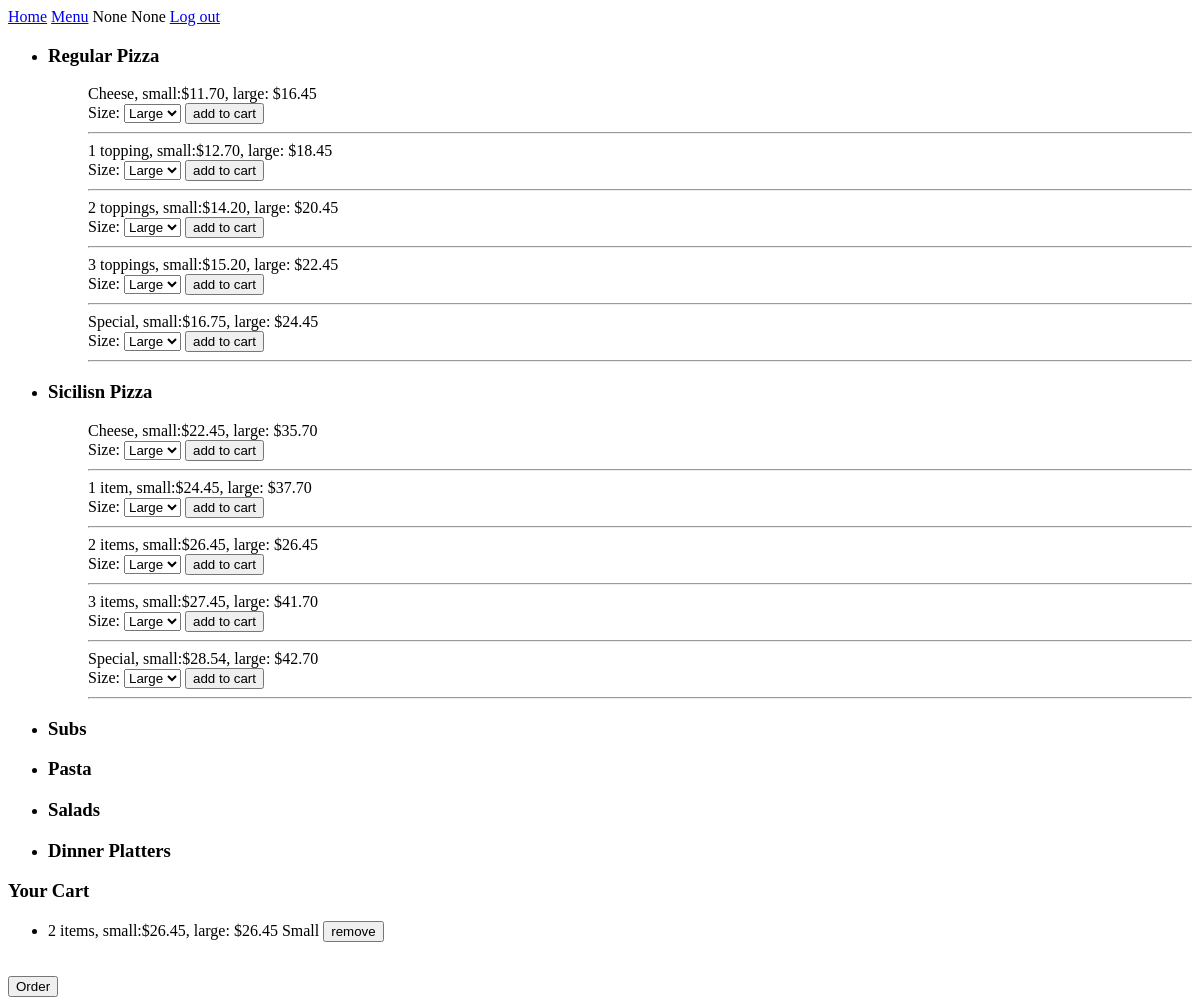
Page / (signed in) on the committed database.
### orders/models.py (models this page shows, shortened)
class User(AbstractBaseUser):# those have been created to Manage  User Model
    email = models.EmailField(max_length=255,unique=True)
    active = models.BooleanField(default=True) #can login
    staff = models.BooleanField(default=False) #staff user
    admin = models.BooleanField(default=False) #superuser
    timestamp = models.DateTimeField(auto_now_add=True)
    first_name = models.CharField(max_length=255,null=True,blank=True)
    last_name = models.CharField(max_length=255,null=True,blank=True)
    birthday = models.CharField(max_length=255,blank=True,null=True)
    USERNAME_FIELD = 'email'
    REQUIRED_FIELDS=[]
    objects = UserManager()
    @property
    def is_active(self):
        return self.active

### orders/models_item.py (models this page shows)
class RegularPizza(models.Model):
    name = models.CharField(max_length=32)
    small = models.CharField(max_length=8)
    large = models.CharField(max_length=8)
    def __str__(self):
        return f" {self.name}, small:{self.small}, large: {self.large}"

class SicilianPizza(models.Model):
    name = models.CharField(max_length=32)
    small = models.CharField(max_length=8)
    large = models.CharField(max_length=8)
    def __str__(self):
        return f" {self.name}, small:{self.small}, large: {self.large}"

class Meals(models.Model):
    price = models.CharField(max_length=8)
    toppings = models.ManyToManyField(Toppings,blank=True,related_name="meals")
    content_type = models.ForeignKey(ContentType, on_delete=models.CASCADE)
    object_id = models.PositiveIntegerField()
    order = GenericForeignKey('content_type','object_id')
    def __str__(self):
        return f"{self.order} {self.price}"

### orders/views.py (the view)
# urls.py: path("", views.index, name="index"),
def index(request):
    if request.user.is_authenticated:
        try:
            myorders = Cart.objects.get(customer=User.objects.get(email = request.user.email)).order.all()
        except:
            myorders = None
        context = {
            "RPs":RegularPizza.objects.all(),
            "SPs":SicilianPizza.objects.all(),
            "Subs":Subs.objects.all(),
            "DPs":DinnerPlatters.objects.all(),
            "Pastas":Pasta.objects.all(),
            "Salads":Salad.objects.all(),
            "incarts":myorders,
            "login":"login",
            "user":request.user,
        }
        return render(request, "orders/menu.html",context)
    else:
        return render(request, "orders/login.html")

### orders/templates/orders/menu.html (shortened to what this page needs)
{% extends 'orders/base.html' %}
{% load static %}
{% block body %}
<link rel="stylesheet" href="{% static 'orders/menu.css' %}">
<div >
    <ul class="meal-type">
      <li>
         <h3>Regular Pizza</h3>
        <ul>
            {% for name in RPs %}
              <label for="{{name.name}}">{{name}}</label>
                  <div class="meal" method="post">
              Size:  <select id="size" name="{{name.name}}">
                      {% if name.large %}
                       <option value="Large">Large</option>
                      {% endif %}
                     </select>
                     <button type="submit" class="add" data-value="{{name}}">add to cart</button>
                   </div>
                <hr>
            {% endfor %}
        </ul>
      </li>
      <li>
         <h3>Sicilisn Pizza</h3>
        <ul>
            {% for name in SPs %}
                    <label for="{{name.name}}">{{name}}</label>
                    <div class="meal" method="post">
                    Size:  <select id="size" name="{{name.name}}">
                      {% if name.large %}
                       <option value="Large">Large</option>
                      {% endif %}
                     </select>
                     <button class="add" data-value="{{name}}">add to cart</button>
                   </div>
                   <hr>
              {% endfor %}
        </ul>
      </li>
      <li>
         <h3>Subs</h3>
      </li>
      <li>
         <h3>Pasta</h3>
      </li>
      <li>
        <h3>Salads</h3>
      </li>
      <li>
        <h3>Dinner Platters</h3>
      </li>
    </ul>
</div>
<h3>Your Cart</h3>
<div >
  <ul id="NewSelected">
  {% for meal in incarts %}
    <li>{{meal}}
      <button class="remove" type="button" name="button">remove</button>
  </li>
  {% endfor %}
</ul>
</div>
<br>
<button id="order" type="button" name="button" >Order</button>
{% endblock %}

### orders/templates/orders/base.html (shortened to what this page needs)
{% load static %}
<!DOCTYPE html>
<html lang="en" dir="ltr">
  <head>
  </head>
  <body>
    <nav>
      <a href="#">Home</a>
      <a href="#">Menu</a>
      {% if login %}
      {{ user.first_name }} {{user.last_name }}
      <a href="{% url 'logout' %}">Log out</a>
      {% else %}
      <a href="{% url 'render_login' %}">Log in</a>
      {% endif %}
    </nav>
    {% block body %} {% endblock %}
  </body>
</html>

### rows in the picture
User: first_name "None", last_name "None"
RegularPizza: name+small+large "Cheese, small:$11.70, large: $16.45", large+name "Large"
RegularPizza: name+small+large "1 topping, small:$12.70, large: $18.45", large+name "Large"
RegularPizza: name+small+large "2 toppings, small:$14.20, large: $20.45", large+name "Large"
RegularPizza: name+small+large "3 toppings, small:$15.20, large: $22.45", large+name "Large"
RegularPizza: name+small+large "Special, small:$16.75, large: $24.45", large+name "Large"
SicilianPizza: name+small+large "Cheese, small:$22.45, large: $35.70", large+name "Large"
SicilianPizza: name+small+large "1 item, small:$24.45, large: $37.70", large+name "Large"
SicilianPizza: name+small+large "2 items, small:$26.45, large: $26.45", large+name "Large"
SicilianPizza: name+small+large "3 items, small:$27.45, large: $41.70", large+name "Large"
SicilianPizza: name+small+large "Special, small:$28.54, large: $42.70", large+name "Large"
Meals: content_type+object+price "2 items, small:$26.45, large: $26.45 Small"
